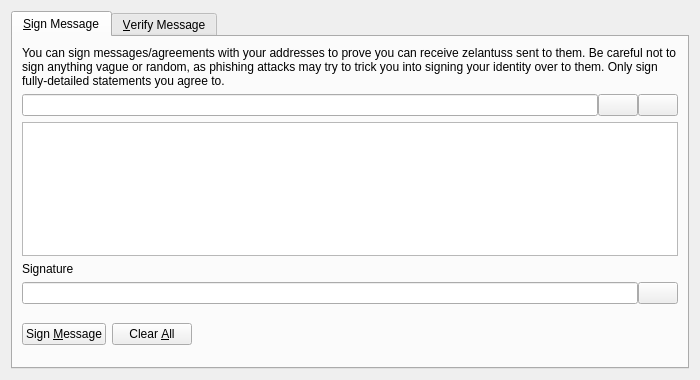
<?xml version="1.0" encoding="UTF-8"?>
<ui version="4.0">
 <class>SignVerifyMessageDialog</class>
 <widget class="QDialog" name="SignVerifyMessageDialog">
  <property name="geometry">
   <rect>
    <x>0</x>
    <y>0</y>
    <width>700</width>
    <height>380</height>
   </rect>
  </property>
  <property name="windowTitle">
   <string>Signatures - Sign / Verify a Message</string>
  </property>
  <property name="modal">
   <bool>true</bool>
  </property>
  <layout class="QVBoxLayout" name="verticalLayout">
   <item>
    <widget class="QTabWidget" name="tabWidget">
     <property name="currentIndex">
      <number>0</number>
     </property>
     <widget class="QWidget" name="tabSignMessage">
      <attribute name="title">
       <string>&amp;Sign Message</string>
      </attribute>
      <layout class="QVBoxLayout" name="verticalLayout_SM">
       <item>
        <widget class="QLabel" name="infoLabel_SM">
         <property name="text">
          <string>You can sign messages/agreements with your addresses to prove you can receive zelantuss sent to them. Be careful not to sign anything vague or random, as phishing attacks may try to trick you into signing your identity over to them. Only sign fully-detailed statements you agree to.</string>
         </property>
         <property name="textFormat">
          <enum>Qt::PlainText</enum>
         </property>
         <property name="wordWrap">
          <bool>true</bool>
         </property>
        </widget>
       </item>
       <item>
        <layout class="QHBoxLayout" name="horizontalLayout_1_SM">
         <property name="spacing">
          <number>0</number>
         </property>
         <item>
          <widget class="QValidatedLineEdit" name="addressIn_SM">
           <property name="toolTip">
            <string>The Zelantus address to sign the message with</string>
           </property>
          </widget>
         </item>
         <item>
          <widget class="QPushButton" name="addressBookButton_SM">
           <property name="toolTip">
            <string>Choose previously used address</string>
           </property>
           <property name="text">
            <string/>
           </property>
           <property name="icon">
            <iconset resource="../zelantus.qrc">
             <normaloff>:/icons/address-book</normaloff>:/icons/address-book</iconset>
           </property>
           <property name="shortcut">
            <string>Alt+A</string>
           </property>
           <property name="autoDefault">
            <bool>false</bool>
           </property>
          </widget>
         </item>
         <item>
          <widget class="QPushButton" name="pasteButton_SM">
           <property name="toolTip">
            <string>Paste address from clipboard</string>
           </property>
           <property name="text">
            <string/>
           </property>
           <property name="icon">
            <iconset resource="../zelantus.qrc">
             <normaloff>:/icons/editpaste</normaloff>:/icons/editpaste</iconset>
           </property>
           <property name="shortcut">
            <string>Alt+P</string>
           </property>
           <property name="autoDefault">
            <bool>false</bool>
           </property>
          </widget>
         </item>
        </layout>
       </item>
       <item>
        <widget class="QPlainTextEdit" name="messageIn_SM">
         <property name="toolTip">
          <string>Enter the message you want to sign here</string>
         </property>
        </widget>
       </item>
       <item>
        <widget class="QLabel" name="signatureLabel_SM">
         <property name="text">
          <string>Signature</string>
         </property>
         <property name="textFormat">
          <enum>Qt::PlainText</enum>
         </property>
        </widget>
       </item>
       <item>
        <layout class="QHBoxLayout" name="horizontalLayout_2_SM">
         <property name="spacing">
          <number>0</number>
         </property>
         <item>
          <widget class="QLineEdit" name="signatureOut_SM">
           <property name="font">
            <font>
             <italic>true</italic>
            </font>
           </property>
           <property name="readOnly">
            <bool>true</bool>
           </property>
          </widget>
         </item>
         <item>
          <widget class="QPushButton" name="copySignatureButton_SM">
           <property name="toolTip">
            <string>Copy the current signature to the system clipboard</string>
           </property>
           <property name="text">
            <string/>
           </property>
           <property name="icon">
            <iconset resource="../zelantus.qrc">
             <normaloff>:/icons/editcopy</normaloff>:/icons/editcopy</iconset>
           </property>
           <property name="autoDefault">
            <bool>false</bool>
           </property>
          </widget>
         </item>
        </layout>
       </item>
       <item>
        <layout class="QHBoxLayout" name="horizontalLayout_3_SM">
         <item>
          <widget class="QPushButton" name="signMessageButton_SM">
           <property name="toolTip">
            <string>Sign the message to prove you own this Zelantus address</string>
           </property>
           <property name="text">
            <string>Sign &amp;Message</string>
           </property>
           <property name="icon">
            <iconset resource="../zelantus.qrc">
             <normaloff>:/icons/edit</normaloff>:/icons/edit</iconset>
           </property>
           <property name="autoDefault">
            <bool>false</bool>
           </property>
          </widget>
         </item>
         <item>
          <widget class="QPushButton" name="clearButton_SM">
           <property name="toolTip">
            <string>Reset all sign message fields</string>
           </property>
           <property name="text">
            <string>Clear &amp;All</string>
           </property>
           <property name="icon">
            <iconset resource="../zelantus.qrc">
             <normaloff>:/icons/remove</normaloff>:/icons/remove</iconset>
           </property>
           <property name="autoDefault">
            <bool>false</bool>
           </property>
          </widget>
         </item>
         <item>
          <spacer name="horizontalSpacer_1_SM">
           <property name="orientation">
            <enum>Qt::Horizontal</enum>
           </property>
           <property name="sizeHint" stdset="0">
            <size>
             <width>40</width>
             <height>48</height>
            </size>
           </property>
          </spacer>
         </item>
         <item>
          <widget class="QLabel" name="statusLabel_SM">
           <property name="font">
            <font>
             <weight>75</weight>
             <bold>true</bold>
            </font>
           </property>
           <property name="text">
            <string/>
           </property>
           <property name="wordWrap">
            <bool>true</bool>
           </property>
          </widget>
         </item>
         <item>
          <spacer name="horizontalSpacer_2_SM">
           <property name="orientation">
            <enum>Qt::Horizontal</enum>
           </property>
           <property name="sizeHint" stdset="0">
            <size>
             <width>40</width>
             <height>48</height>
            </size>
           </property>
          </spacer>
         </item>
        </layout>
       </item>
      </layout>
     </widget>
     <widget class="QWidget" name="tabVerifyMessage">
      <attribute name="title">
       <string>&amp;Verify Message</string>
      </attribute>
      <layout class="QVBoxLayout" name="verticalLayout_VM">
       <item>
        <widget class="QLabel" name="infoLabel_VM">
         <property name="text">
          <string>Enter the receiver's address, message (ensure you copy line breaks, spaces, tabs, etc. exactly) and signature below to verify the message. Be careful not to read more into the signature than what is in the signed message itself, to avoid being tricked by a man-in-the-middle attack. Note that this only proves the signing party receives with the address, it cannot prove sendership of any transaction!</string>
         </property>
         <property name="textFormat">
          <enum>Qt::PlainText</enum>
         </property>
         <property name="alignment">
          <set>Qt::AlignLeading|Qt::AlignLeft|Qt::AlignTop</set>
         </property>
         <property name="wordWrap">
          <bool>true</bool>
         </property>
        </widget>
       </item>
       <item>
        <layout class="QHBoxLayout" name="horizontalLayout_1_VM">
         <property name="spacing">
          <number>0</number>
         </property>
         <item>
          <widget class="QValidatedLineEdit" name="addressIn_VM">
           <property name="toolTip">
            <string>The Zelantus address the message was signed with</string>
           </property>
          </widget>
         </item>
         <item>
          <widget class="QPushButton" name="addressBookButton_VM">
           <property name="toolTip">
            <string>Choose previously used address</string>
           </property>
           <property name="text">
            <string/>
           </property>
           <property name="icon">
            <iconset resource="../zelantus.qrc">
             <normaloff>:/icons/address-book</normaloff>:/icons/address-book</iconset>
           </property>
           <property name="shortcut">
            <string>Alt+A</string>
           </property>
           <property name="autoDefault">
            <bool>false</bool>
           </property>
          </widget>
         </item>
        </layout>
       </item>
       <item>
        <widget class="QPlainTextEdit" name="messageIn_VM"/>
       </item>
       <item>
        <widget class="QValidatedLineEdit" name="signatureIn_VM"/>
       </item>
       <item>
        <layout class="QHBoxLayout" name="horizontalLayout_2_VM">
         <item>
          <widget class="QPushButton" name="verifyMessageButton_VM">
           <property name="toolTip">
            <string>Verify the message to ensure it was signed with the specified Zelantus address</string>
           </property>
           <property name="text">
            <string>Verify &amp;Message</string>
           </property>
           <property name="icon">
            <iconset resource="../zelantus.qrc">
             <normaloff>:/icons/transaction_0</normaloff>:/icons/transaction_0</iconset>
           </property>
           <property name="autoDefault">
            <bool>false</bool>
           </property>
          </widget>
         </item>
         <item>
          <widget class="QPushButton" name="clearButton_VM">
           <property name="toolTip">
            <string>Reset all verify message fields</string>
           </property>
           <property name="text">
            <string>Clear &amp;All</string>
           </property>
           <property name="icon">
            <iconset resource="../zelantus.qrc">
             <normaloff>:/icons/remove</normaloff>:/icons/remove</iconset>
           </property>
           <property name="autoDefault">
            <bool>false</bool>
           </property>
          </widget>
         </item>
         <item>
          <spacer name="horizontalSpacer_1_VM">
           <property name="orientation">
            <enum>Qt::Horizontal</enum>
           </property>
           <property name="sizeHint" stdset="0">
            <size>
             <width>40</width>
             <height>48</height>
            </size>
           </property>
          </spacer>
         </item>
         <item>
          <widget class="QLabel" name="statusLabel_VM">
           <property name="font">
            <font>
             <weight>75</weight>
             <bold>true</bold>
            </font>
           </property>
           <property name="text">
            <string/>
           </property>
           <property name="wordWrap">
            <bool>true</bool>
           </property>
          </widget>
         </item>
         <item>
          <spacer name="horizontalSpacer_2_VM">
           <property name="orientation">
            <enum>Qt::Horizontal</enum>
           </property>
           <property name="sizeHint" stdset="0">
            <size>
             <width>40</width>
             <height>48</height>
            </size>
           </property>
          </spacer>
         </item>
        </layout>
       </item>
      </layout>
     </widget>
    </widget>
   </item>
  </layout>
 </widget>
 <customwidgets>
  <customwidget>
   <class>QValidatedLineEdit</class>
   <extends>QLineEdit</extends>
   <header>qvalidatedlineedit.h</header>
  </customwidget>
 </customwidgets>
 <resources>
  <include location="../zelantus.qrc"/>
 </resources>
 <connections/>
</ui>
